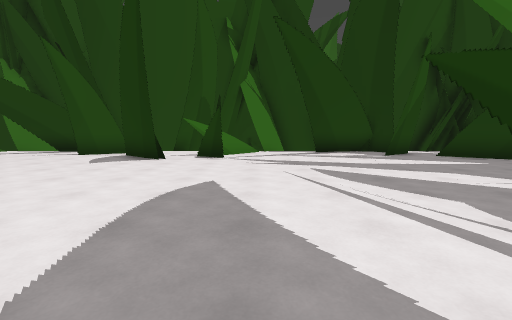
view 1 (above)

15 first-person views from a walk through a Godot game level. The camera is 1.4 m above the floor, tilts 6° down and sees 90° across. The floor is counted in squares, 1.76 m on a side. Each view is taken from the middle of a square. On the plan, view 1 faces up. The plan holds only what a view shows up to about 10 squares ahead; the rest is blank. The place goes on beyond the plan.

view 2
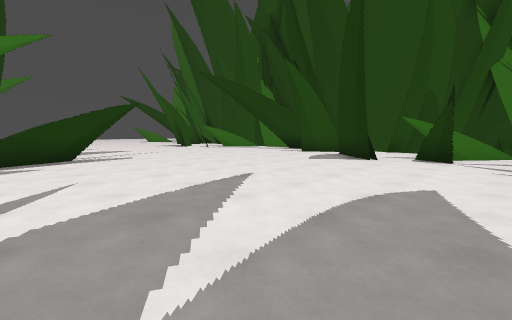

view 3
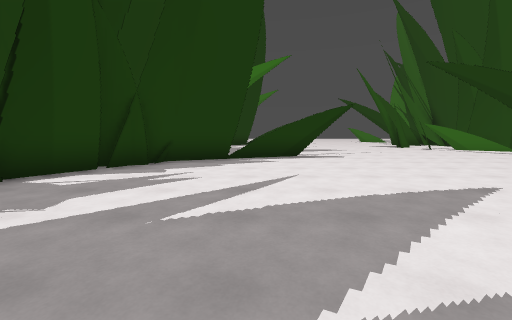

view 4
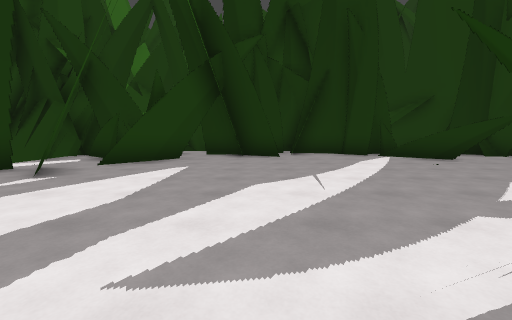

view 5
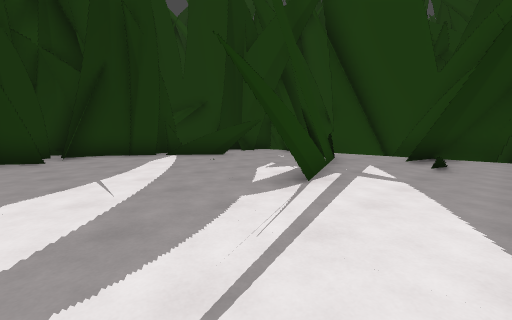

view 6
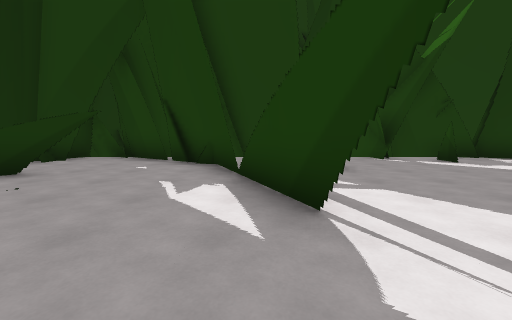

view 7
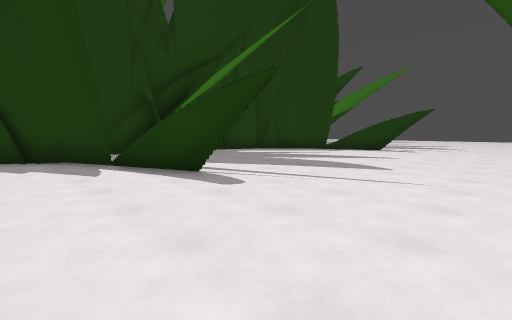

view 8
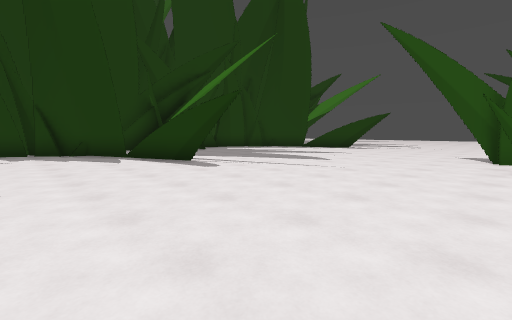

view 9
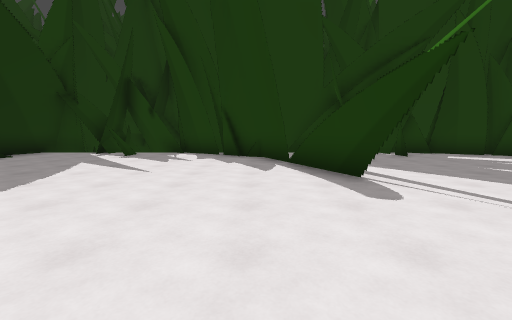

view 10
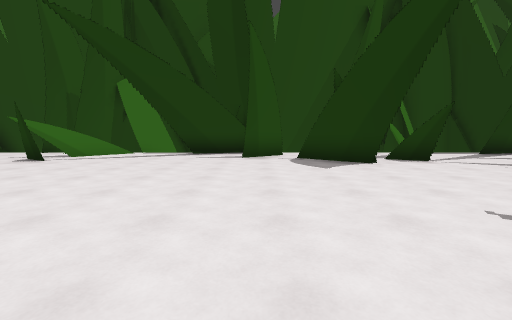

view 11
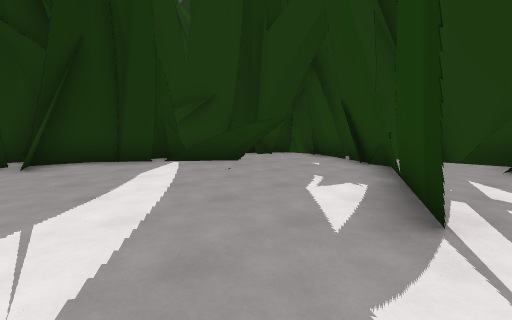

view 12
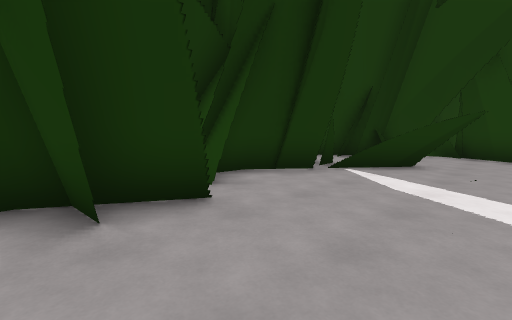

view 13
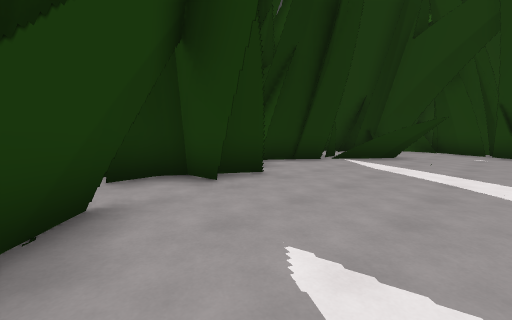

view 14
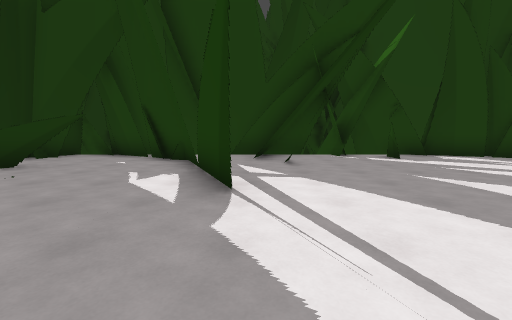

view 15
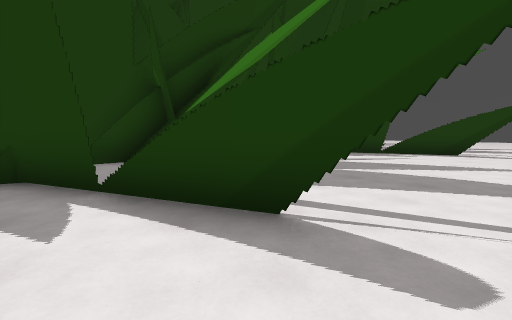

### Floor plan
Points are (right, up) in squares from view 1. A wall is a line through its corners. A room is listed if a view was taken in it or the views show most of it. See-through windows are left out.
Room 1 (views 1, 2, 3, 4, 5, 6, 7, 8, 9, 10, 11, 12, 13, 14, 15)
walls: (-2.7, 7.1) (-4.7, 8.8); (-2.8, 7.8) (-3.2, 8.3); (-0.9, 7.8) (-1.5, 8.1); (-0.8, 7.9) (-1.9, 8.6); (-9.1, 2.5) (-7.1, -2.3) (-5.6, -3.2); (-6.2, -2.5) (-5.8, -3.8); (-2.4, -3.7) (-2.4, -2.7); (-5.5, -3.3) (-4, -4.2); (-3.8, -3.9) (-2.5, -5); (3.3, -0.1) (2.2, 2.6) (3.1, 0.4); (-5.1, 9.9) (-6.5, 8.9); (-11.9, 8) (-12.9, 8.6); (6, 9.7) (4.5, 8.7); (8.2, 4.4) (9.3, 6.2); (8.3, 6.8) (6.3, 8.5)
low walls: (-2.9, 7.5) (-4.7, 9.1); (2.3, 1.7) (2.9, 0.2); (-8.9, 1.6) (-7.3, -2.4); (-6.4, -2.6) (-6.2, -3.1) (-5.7, -3.4); (-7, -2.6) (-6.2, -3.1); (-5.6, -3.5) (-4.2, -4.4); (-6, 9.5) (-6.5, 9.2); (-4, -4.1) (-2.9, -4.9); (4.1, -2.4) (2.3, 1.9); (8.4, 4.3) (9.5, 6.1); (8.1, 7.2) (6.3, 8.8)
ways out: opening at (4.5, 1) to room 2
Room 2 (no view inside)
walls: (5.7, -3.3) (7.2, -4.2); (4, -2.5) (4.6, -2.6); (7.8, -3.2) (8.8, -3.2) (8.8, -2.7); (3.1, 0.4) (4.2, -2.3) (5.6, -3.2); (9.1, -3.2) (9.5, -2.6); (8.2, -4.3) (8.5, -3.9); (9.6, -2.7) (9.5, -1.8); (8.3, -4.5) (8.7, -3.9)
low walls: (4.4, -2.7) (5.5, -3.4); (5.6, -3.5) (7.2, -4.5); (2.9, 0.2) (4, -2.5); (9.2, -3.3) (9.6, -2.7)
ways out: opening at (4.5, 1) to room 1; opening at (7, 0); gap at (8, -1)

Where each view was taken, in squares from view 1:
view 1: 0 up, 0 right, facing up
view 2: 0 up, 0 right, facing up-left
view 3: 0 up, 0 right, facing left
view 4: 5 up, 0 right, facing right
view 5: 5 up, 0 right, facing down-right
view 6: 4 up, 3 right, facing down
view 7: 6 up, 6 left, facing down-left
view 8: 8 up, 5 left, facing down-left
view 9: 6 up, 7 left, facing down
view 10: 1 up, 6 left, facing up
view 11: 4 up, 2 right, facing down-right
view 12: 6 up, 6 right, facing down-right
view 13: 8 up, 5 right, facing down-right
view 14: 5 up, 2 right, facing down
view 15: 3 up, 7 left, facing down-left
